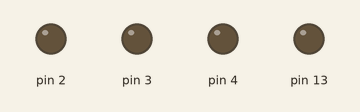
Simulated run of this sketch. Board: Arduino Uno, built with avr-gcc and run on an emulated ATmega328P. Shown: output pins drawn as LEDs (lit = HIGH).

Above: at 0.06 s.
At 0.43 s:
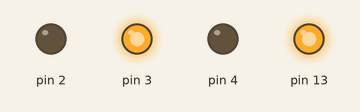
At 0.92 s:
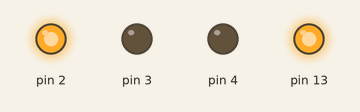
At 1.9 s:
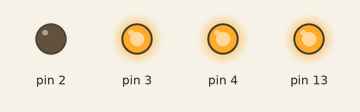
At 3.26 s:
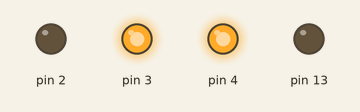
At 4.49 s:
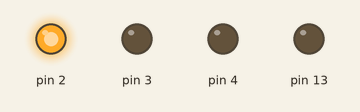
Timing chart, 0 to 4.8 s (numbered marks = the images above):
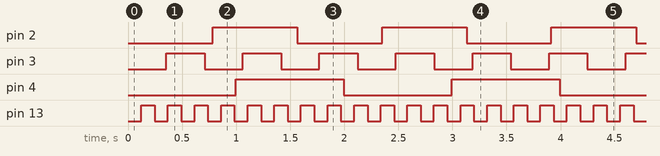

Measured:
- by itself, pin 2: alternates HIGH for 0.78 s and LOW for 0.78 s
- by itself, pin 3: alternates HIGH for 0.35 s and LOW for 0.35 s
- by itself, pin 4: alternates HIGH for 1.0 s and LOW for 1.0 s
- by itself, pin 13: alternates HIGH for 0.12 s and LOW for 0.12 s

The sketch:

arduino_stirlitz.ino
```cpp
#define d_2 (783)
#define d_3 (354)
#define d_4 (998)

#include <Ultrasonic.h>
Ultrasonic ultrasonic(12, 11);

class Diode {
  private:
    int pin;
    int interval;
    int state;
    unsigned long tm;
  public:
    Diode(int p, int i) {
      pin=p;
      interval=i;
      state=LOW;
      tm=millis();
    }
    void run() {
      unsigned long t=millis();
      if (t >= tm+interval) {
        if (state == LOW) state=HIGH;
        else state=LOW;
        digitalWrite(pin,state);
        tm=t;
      }
    }
};

Diode d2(2, d_2);
Diode d3(3, d_3);
Diode d4(4, d_4);
//
Diode d13(13, 123);

void setup() {
  for (int i=2; i<=4; i++) pinMode(i, OUTPUT);
  pinMode(13, OUTPUT);
}

void loop() {
  d2.run();
  d3.run();
  d4.run();
  d13.run();
  // unsigned int dist=ultrasonic.read();
}
```
